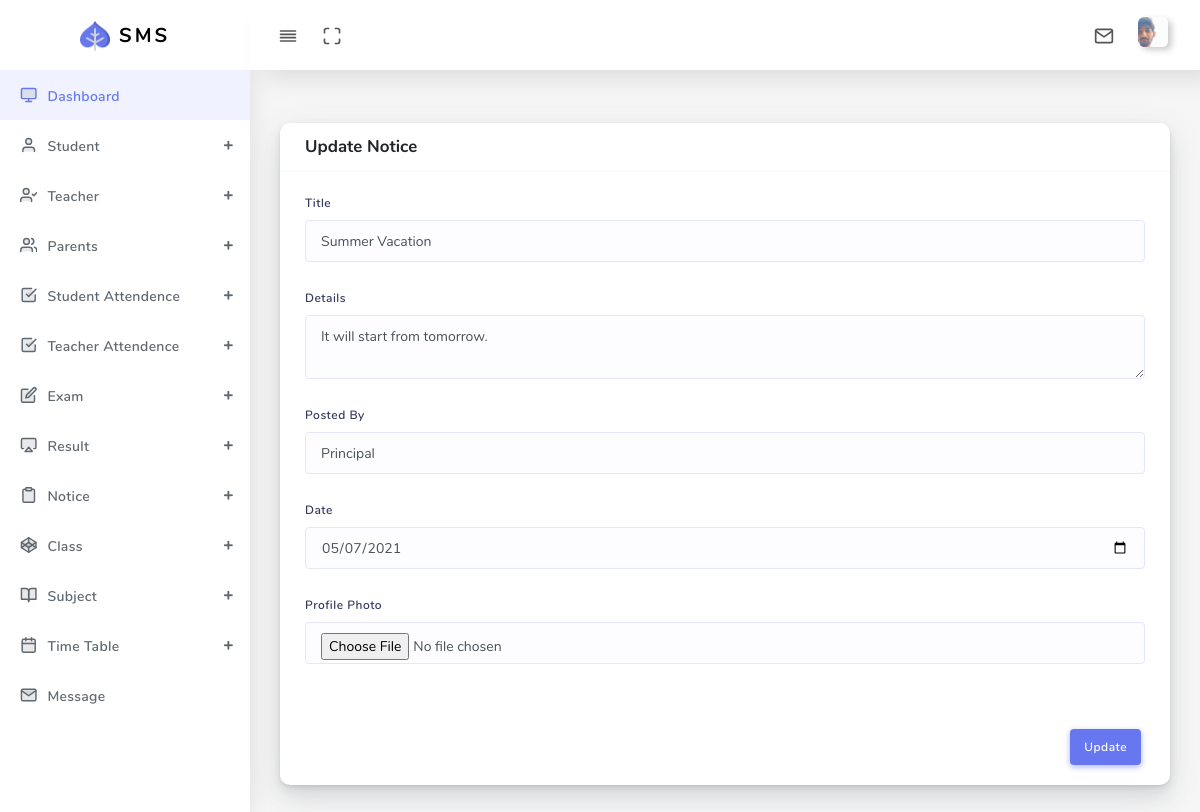
Screenshot of /Admin/update_notice_admin.php?id=10 (signed in) with the database file from the repository.
### tables this page shows
CREATE TABLE `notice` (
  `notice_id` int(11) NOT NULL,
  `notice_title` varchar(255) NOT NULL,
  `notice_details` varchar(255) NOT NULL,
  `notice_posted_by` varchar(255) NOT NULL,
  `notice_poster` varchar(255) NOT NULL,
  `notice_date` varchar(255) NOT NULL
);

### Admin/update_notice_admin.php (the view, shortened to what this page needs)
<?php
include "connection.php";
$id=$_GET['id'];
$displayquery="select * from notice where notice_id='$id'";
$result = mysqli_query($conn,$displayquery);
    while ($row=mysqli_fetch_array($result)) {
        $n_title=$row['notice_title'];
        $n_details=$row['notice_details'];
        $n_posted=$row['notice_posted_by'];
        $n_date=$row['notice_date'];
  }
?>
<!DOCTYPE html>
<html lang="en">
<head>
  <link rel="stylesheet" href="assets/css/app.min.css">
  <link rel="stylesheet" href="assets/css/style.css">
  <link rel="stylesheet" href="assets/css/components.css">
  <link rel="stylesheet" href="assets/css/custom.css">
</head>
<body>
  <div id="app">
    <div class="main-wrapper main-wrapper-1">
      <div class="navbar-bg"></div>
      <?php include "navbar_admin.php";?>
        <?php include "sidebar_admin.php";?>
      <div class="main-content">
        <section class="section">
          <form action="update_data.php" method="POST" name="e_notice" enctype="multipart/form-data">
          <div class="section-body">
            <div class="row">
              <div class="col-12 col-md-12 col-lg-12">
                <div class="card">
                  <div class="card-header">
                    <h4>Update Notice</h4>
                  </div>
                  <div class="card-body">
                    <div class="form-group">
                      <label>Title</label>
                      <input type="text" class="form-control" name="e_title" value="<?php echo $n_title;?>" required>
                    </div>
                    <div class="form-group">
                      <label>Details</label>
                      <textarea class="form-control" name="e_details"  required><?php echo $n_details;?></textarea>
                    </div>
                    <div class="form-group">
                      <label>Posted By</label>
                      <input type="text" class="form-control" name="e_posted" value="<?php echo $n_posted;?>" required>
                     </div>
                    <div class="form-group">
                      <label>Date</label>
                      <input type="date" class="form-control" name="e_date" value="<?php echo $n_date;?>" required>
                    </div>
                    <div class="form-group">
                      <label>Profile Photo</label>
                      <input type="file" class="form-control" name="e_poster">
                    </div>
                  </div>
                  <div class="card-footer text-right">
                    <input type="submit" class="btn btn-primary mr-1" value="Update" name="e_notice">
                  </div>
                </div>
    </div>
  </div>
  </form>
</section>
 <?php include "footer_admin.php";?>

### rows the page displays
notice: e_title "Summer Vacation", e_details "It will start from tomorrow.", e_posted "Principal", e_date "05/07/2021"
